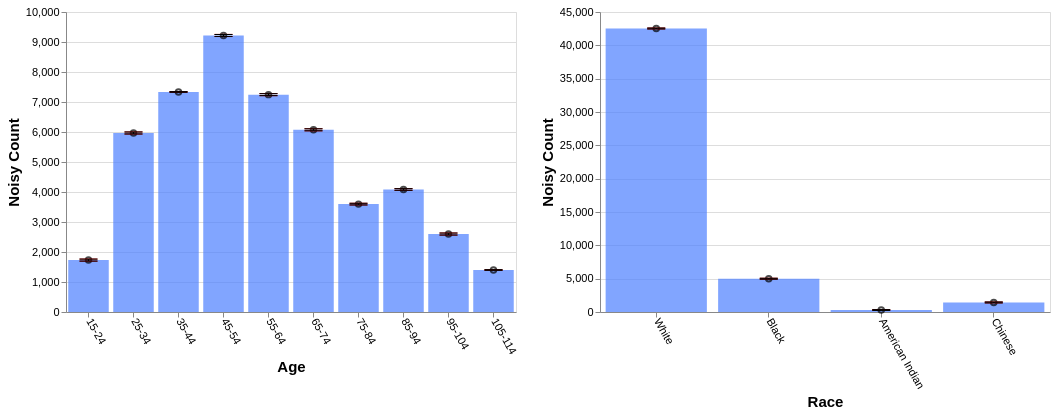

Vega-Lite specification stored for this chart:
### Vega-Lite specification from a JSON file in a GitHub repository (floating-point values rounded to 4 significant figures)
{"config": {"view": {"continuousWidth": 400, "continuousHeight": 300}, "axis": {"labelFontSize": 11, "titleFontSize": 15}, "axisBottom": {"labelAngle": 60}}, "hconcat": [{"layer": [{"mark": "bar", "encoding": {"color": {"value": "transparent"}, "tooltip": [{"aggregate": "sum", "field": "noisy_count", "title": "noisy count", "type": "quantitative"}, {"aggregate": "sum", "field": "noisy_count_prev", "title": "prev count", "type": "quantitative"}, {"aggregate": "sum", "field": "error", "title": "current error", "type": "quantitative"}, {"aggregate": "sum", "field": "error_prev", "title": "prev error", "type": "quantitative"}], "x": {"field": "age", "sort": null, "title": "Age", "type": "ordinal"}}, "height": 300, "selection": {"selector701": {"type": "interval", "encodings": ["x"]}}, "transform": [{"filter": {"selection": "selector702"}}], "width": 450}, {"mark": {"type": "bar", "color": "gray", "opacity": 0}, "encoding": {"x": {"field": "age", "sort": null, "title": "Age", "type": "ordinal"}, "y": {"aggregate": "sum", "field": "noisy_count_prev", "type": "quantitative"}}, "transform": [{"filter": {"selection": "selector702"}}]}, {"mark": {"type": "bar", "color": "#4C7FFF", "opacity": 0.7}, "encoding": {"x": {"field": "age", "sort": null, "title": "Age", "type": "ordinal"}, "y": {"aggregate": "sum", "field": "noisy_count", "type": "quantitative"}}, "transform": [{"filter": {"selection": "selector702"}}]}, {"mark": {"type": "point", "color": "black", "opacity": 0.7}, "encoding": {"x": {"field": "age", "sort": null, "title": "Age", "type": "ordinal"}, "y": {"aggregate": "sum", "field": "noisy_count", "title": "Noisy Count", "type": "quantitative"}}, "transform": [{"filter": {"selection": "selector702"}}]}, {"mark": {"type": "rule", "color": "#B6B6B6", "size": 2, "strokeDash": [3, 3]}, "encoding": {"x": {"field": "age", "sort": null, "title": "Age", "type": "ordinal"}, "y": {"aggregate": "sum", "field": "plus_error_prev_age", "title": "", "type": "quantitative"}, "y2": {"aggregate": "sum", "field": "minus_error_prev_age", "title": ""}}, "transform": [{"filter": {"selection": "selector702"}}]}, {"mark": {"type": "tick", "color": "#B90000", "size": 0, "strokeDash": [1, 1]}, "encoding": {"x": {"field": "age", "sort": null, "title": "Age", "type": "ordinal"}, "y": {"aggregate": "sum", "field": "plus_error_prev_age", "type": "quantitative"}}, "transform": [{"filter": {"selection": "selector702"}}]}, {"mark": {"type": "tick", "color": "#B90000", "size": 0, "strokeDash": [3, 1]}, "encoding": {"x": {"field": "age", "sort": null, "title": "Age", "type": "ordinal"}, "y": {"aggregate": "sum", "field": "minus_error_prev_age", "type": "quantitative"}}, "transform": [{"filter": {"selection": "selector702"}}]}, {"mark": {"type": "rule", "color": "black", "size": 2}, "encoding": {"x": {"field": "age", "sort": null, "title": "Age", "type": "ordinal"}, "y": {"aggregate": "sum", "field": "plus_error", "title": "", "type": "quantitative"}, "y2": {"aggregate": "sum", "field": "minus_error", "title": ""}}, "transform": [{"filter": {"selection": "selector702"}}]}, {"mark": {"type": "tick", "color": "black", "width": 0}, "encoding": {"x": {"field": "age", "sort": null, "title": "Age", "type": "ordinal"}, "y": {"aggregate": "sum", "field": "plus_error", "type": "quantitative"}}, "transform": [{"filter": {"selection": "selector702"}}]}, {"mark": {"type": "tick", "color": "black", "width": 0}, "encoding": {"x": {"field": "age", "sort": null, "title": "Age", "type": "ordinal"}, "y": {"aggregate": "sum", "field": "minus_error", "type": "quantitative"}}, "transform": [{"filter": {"selection": "selector702"}}]}]}, {"layer": [{"mark": "bar", "encoding": {"color": {"value": "transparent"}, "tooltip": [{"aggregate": "sum", "field": "noisy_count", "title": "noisy count", "type": "quantitative"}, {"aggregate": "sum", "field": "noisy_count_prev", "title": "prev count", "type": "quantitative"}, {"aggregate": "sum", "field": "error", "title": "current error", "type": "quantitative"}, {"aggregate": "sum", "field": "error_prev", "title": "prev error", "type": "quantitative"}], "x": {"field": "race", "sort": null, "title": "Race", "type": "ordinal"}}, "height": 300, "selection": {"selector702": {"type": "interval", "encodings": ["x"]}}, "transform": [{"filter": {"selection": "selector701"}}], "width": 450}, {"mark": {"type": "bar", "color": "gray", "opacity": 0}, "encoding": {"x": {"field": "race", "sort": null, "title": "Race", "type": "ordinal"}, "y": {"aggregate": "sum", "field": "noisy_count_prev", "type": "quantitative"}}, "transform": [{"filter": {"selection": "selector701"}}]}, {"mark": {"type": "bar", "color": "#4C7FFF", "opacity": 0.7}, "encoding": {"x": {"field": "race", "sort": null, "title": "Race", "type": "ordinal"}, "y": {"aggregate": "sum", "field": "noisy_count", "type": "quantitative"}}, "transform": [{"filter": {"selection": "selector701"}}]}, {"mark": {"type": "point", "color": "black", "opacity": 0.7}, "encoding": {"x": {"field": "race", "sort": null, "title": "Race", "type": "ordinal"}, "y": {"aggregate": "sum", "field": "noisy_count", "title": "Noisy Count", "type": "quantitative"}}, "transform": [{"filter": {"selection": "selector701"}}]}, {"mark": {"type": "rule", "color": "#B6B6B6", "size": 2, "strokeDash": [3, 3]}, "encoding": {"x": {"field": "race", "sort": null, "title": "Race", "type": "ordinal"}, "y": {"aggregate": "sum", "field": "plus_error_prev_race", "title": "", "type": "quantitative"}, "y2": {"aggregate": "sum", "field": "minus_error_prev_race", "title": ""}}, "transform": [{"filter": {"selection": "selector701"}}]}, {"mark": {"type": "tick", "color": "#B90000", "size": 0, "strokeDash": [1, 1]}, "encoding": {"x": {"field": "race", "sort": null, "title": "Race", "type": "ordinal"}, "y": {"aggregate": "sum", "field": "plus_error_prev_race", "type": "quantitative"}}, "transform": [{"filter": {"selection": "selector701"}}]}, {"mark": {"type": "tick", "color": "#B90000", "size": 0, "strokeDash": [3, 1]}, "encoding": {"x": {"field": "race", "sort": null, "title": "Race", "type": "ordinal"}, "y": {"aggregate": "sum", "field": "minus_error_prev_race", "type": "quantitative"}}, "transform": [{"filter": {"selection": "selector701"}}]}, {"mark": {"type": "rule", "color": "black", "size": 2}, "encoding": {"x": {"field": "race", "sort": null, "title": "Race", "type": "ordinal"}, "y": {"aggregate": "sum", "field": "plus_error", "title": "", "type": "quantitative"}, "y2": {"aggregate": "sum", "field": "minus_error", "title": ""}}, "transform": [{"filter": {"selection": "selector701"}}]}, {"mark": {"type": "tick", "color": "black", "width": 0}, "encoding": {"x": {"field": "race", "sort": null, "title": "Race", "type": "ordinal"}, "y": {"aggregate": "sum", "field": "plus_error", "type": "quantitative"}}, "transform": [{"filter": {"selection": "selector701"}}]}, {"mark": {"type": "tick", "color": "black", "width": 0}, "encoding": {"x": {"field": "race", "sort": null, "title": "Race", "type": "ordinal"}, "y": {"aggregate": "sum", "field": "minus_error", "type": "quantitative"}}, "transform": [{"filter": {"selection": "selector701"}}]}]}], "data": {"name": "data-3ba218e80484ebbc07c3c723e43ddd98"}, "$schema": "https://vega.github.io/schema/vega-lite/v4.17.0.json", "datasets": {"data-3ba218e80484ebbc07c3c723e43ddd98": [{"age": "15-24", "race": "White", "noisy_count": 1318.0, "true_count": 1271.0, "plus_error": 1326.0, "minus_error": 1310.0, "error": 8.1, "noisy_count_prev": 1317.0, "true_count_prev": 1271.0, "plus_error_prev": 1326.0, "minus_error_prev": 1308.0, "error_prev": 8.9, "plus_error_prev_age": 1327.0, "minus_error_prev_age": 1309.0, "plus_error_prev_race": 1326.0, "minus_error_prev_race": 1308.0}, {"age": "15-24", "race": "Black", "noisy_count": 128.8, "true_count": 192.0, "plus_error": 136.9, "minus_error": 120.7, "error": 8.1, "noisy_count_prev": 128.5, "true_count_prev": 192.0, "plus_error_prev": 137.4, "minus_error_prev": 119.6, "error_prev": 8.9, "plus_error_prev_age": 138.2, "minus_error_prev_age": 120.4, "plus_error_prev_race": 137.5, "minus_error_prev_race": 119.7}, {"age": "15-24", "race": "American Indian", "noisy_count": 106.8, "true_count": 31.0, "plus_error": 114.9, "minus_error": 98.6, "error": 8.1, "noisy_count_prev": 105.4, "true_count_prev": 31.0, "plus_error_prev": 114.4, "minus_error_prev": 96.5, "error_prev": 8.9, "plus_error_prev_age": 115.2, "minus_error_prev_age": 97.33, "plus_error_prev_race": 113.7, "minus_error_prev_race": 95.78}, {"age": "15-24", "race": "Chinese", "noisy_count": 176.8, "true_count": 62.0, "plus_error": 184.9, "minus_error": 168.6, "error": 8.1, "noisy_count_prev": 176.1, "true_count_prev": 62.0, "plus_error_prev": 185.1, "minus_error_prev": 167.2, "error_prev": 8.9, "plus_error_prev_age": 185.9, "minus_error_prev_age": 168.0, "plus_error_prev_race": 185.1, "minus_error_prev_race": 167.2}, {"age": "25-34", "race": "White", "noisy_count": 5024.0, "true_count": 5110.0, "plus_error": 5032.0, "minus_error": 5016.0, "error": 8.1, "noisy_count_prev": 5024.0, "true_count_prev": 5110.0, "plus_error_prev": 5033.0, "minus_error_prev": 5015.0, "error_prev": 8.9, "plus_error_prev_age": 5032.0, "minus_error_prev_age": 5015.0, "plus_error_prev_race": 5033.0, "minus_error_prev_race": 5015.0}, {"age": "25-34", "race": "Black", "noisy_count": 696.7, "true_count": 700.0, "plus_error": 704.9, "minus_error": 688.6, "error": 8.1, "noisy_count_prev": 697.2, "true_count_prev": 700.0, "plus_error_prev": 706.2, "minus_error_prev": 688.3, "error_prev": 8.9, "plus_error_prev_age": 705.7, "minus_error_prev_age": 687.8, "plus_error_prev_race": 706.3, "minus_error_prev_race": 688.4}, {"age": "25-34", "race": "American Indian", "noisy_count": 16.5, "true_count": 83.0, "plus_error": 24.7, "minus_error": 8.4, "error": 8.1, "noisy_count_prev": 19.5, "true_count_prev": 83.0, "plus_error_prev": 28.4, "minus_error_prev": 10.6, "error_prev": 8.9, "plus_error_prev_age": 27.88, "minus_error_prev_age": 10.08, "plus_error_prev_race": 27.68, "minus_error_prev_race": 9.88}, {"age": "25-34", "race": "Chinese", "noisy_count": 230.4, "true_count": 244.0, "plus_error": 238.5, "minus_error": 222.3, "error": 8.1, "noisy_count_prev": 228.7, "true_count_prev": 244.0, "plus_error_prev": 237.6, "minus_error_prev": 219.7, "error_prev": 8.9, "plus_error_prev_age": 237.1, "minus_error_prev_age": 219.2, "plus_error_prev_race": 237.6, "minus_error_prev_race": 219.7}, {"age": "35-44", "race": "White", "noisy_count": 6213.0, "true_count": 6181.0, "plus_error": 6216.0, "minus_error": 6210.0, "error": 2.8, "noisy_count_prev": 6212.0, "true_count_prev": 6181.0, "plus_error_prev": 6215.0, "minus_error_prev": 6209.0, "error_prev": 3.1, "plus_error_prev_age": 6215.0, "minus_error_prev_age": 6209.0, "plus_error_prev_race": 6215.0, "minus_error_prev_race": 6209.0}, {"age": "35-44", "race": "Black", "noisy_count": 822.6, "true_count": 793.0, "plus_error": 825.3, "minus_error": 819.8, "error": 2.8, "noisy_count_prev": 822.8, "true_count_prev": 793.0, "plus_error_prev": 825.8, "minus_error_prev": 819.7, "error_prev": 3.1, "plus_error_prev_age": 825.8, "minus_error_prev_age": 819.7, "plus_error_prev_race": 825.9, "minus_error_prev_race": 819.8}, {"age": "35-44", "race": "American Indian", "noisy_count": 49.1, "true_count": 93.0, "plus_error": 51.8, "minus_error": 46.3, "error": 2.8, "noisy_count_prev": 49.4, "true_count_prev": 93.0, "plus_error_prev": 52.5, "minus_error_prev": 46.4, "error_prev": 3.1, "plus_error_prev_age": 52.52, "minus_error_prev_age": 46.42, "plus_error_prev_race": 51.78, "minus_error_prev_race": 45.68}, {"age": "35-44", "race": "Chinese", "noisy_count": 250.8, "true_count": 265.0, "plus_error": 253.5, "minus_error": 248.0, "error": 2.8, "noisy_count_prev": 250.8, "true_count_prev": 265.0, "plus_error_prev": 253.8, "minus_error_prev": 247.7, "error_prev": 3.1, "plus_error_prev_age": 253.8, "minus_error_prev_age": 247.7, "plus_error_prev_race": 253.8, "minus_error_prev_race": 247.7}, {"age": "45-54", "race": "White", "noisy_count": 7990.0, "true_count": 7988.0, "plus_error": 7998.0, "minus_error": 7982.0, "error": 8.1, "noisy_count_prev": 7990.0, "true_count_prev": 7988.0, "plus_error_prev": 7999.0, "minus_error_prev": 7981.0, "error_prev": 8.9, "plus_error_prev_age": 7998.0, "minus_error_prev_age": 7980.0, "plus_error_prev_race": 8000.0, "minus_error_prev_race": 7982.0}, {"age": "45-54", "race": "Black", "noisy_count": 867.1, "true_count": 967.0, "plus_error": 875.3, "minus_error": 859.0, "error": 8.1, "noisy_count_prev": 868.1, "true_count_prev": 967.0, "plus_error_prev": 877.0, "minus_error_prev": 859.1, "error_prev": 8.9, "plus_error_prev_age": 876.2, "minus_error_prev_age": 858.3, "plus_error_prev_race": 877.1, "minus_error_prev_race": 859.2}, {"age": "45-54", "race": "American Indian", "noisy_count": 99.3, "true_count": 112.0, "plus_error": 107.4, "minus_error": 91.2, "error": 8.1, "noisy_count_prev": 100.0, "true_count_prev": 112.0, "plus_error_prev": 109.0, "minus_error_prev": 91.1, "error_prev": 8.9, "plus_error_prev_age": 108.2, "minus_error_prev_age": 90.25, "plus_error_prev_race": 108.3, "minus_error_prev_race": 90.38}, {"age": "45-54", "race": "Chinese", "noisy_count": 261.5, "true_count": 266.0, "plus_error": 269.7, "minus_error": 253.4, "error": 8.1, "noisy_count_prev": 262.8, "true_count_prev": 266.0, "plus_error_prev": 271.8, "minus_error_prev": 253.9, "error_prev": 8.9, "plus_error_prev_age": 271.0, "minus_error_prev_age": 253.1, "plus_error_prev_race": 271.8, "minus_error_prev_race": 253.9}, {"age": "55-64", "race": "White", "noisy_count": 6332.0, "true_count": 6252.0, "plus_error": 6340.0, "minus_error": 6324.0, "error": 8.1, "noisy_count_prev": 6330.0, "true_count_prev": 6252.0, "plus_error_prev": 6339.0, "minus_error_prev": 6321.0, "error_prev": 8.9, "plus_error_prev_age": 6339.0, "minus_error_prev_age": 6321.0, "plus_error_prev_race": 6339.0, "minus_error_prev_race": 6321.0}, {"age": "55-64", "race": "Black", "noisy_count": 710.3, "true_count": 744.0, "plus_error": 718.4, "minus_error": 702.2, "error": 8.1, "noisy_count_prev": 708.8, "true_count_prev": 744.0, "plus_error_prev": 717.8, "minus_error_prev": 699.9, "error_prev": 8.9, "plus_error_prev_age": 718.2, "minus_error_prev_age": 700.3, "plus_error_prev_race": 717.9, "minus_error_prev_race": 700.0}, {"age": "55-64", "race": "American Indian", "noisy_count": 44.2, "true_count": 90.0, "plus_error": 52.3, "minus_error": 36.1, "error": 8.1, "noisy_count_prev": 45.0, "true_count_prev": 90.0, "plus_error_prev": 54.0, "minus_error_prev": 36.1, "error_prev": 8.9, "plus_error_prev_age": 54.38, "minus_error_prev_age": 36.48, "plus_error_prev_race": 53.28, "minus_error_prev_race": 35.38}, {"age": "55-64", "race": "Chinese", "noisy_count": 159.2, "true_count": 233.0, "plus_error": 167.3, "minus_error": 151.1, "error": 8.1, "noisy_count_prev": 160.5, "true_count_prev": 233.0, "plus_error_prev": 169.5, "minus_error_prev": 151.6, "error_prev": 8.9, "plus_error_prev_age": 169.9, "minus_error_prev_age": 152.0, "plus_error_prev_race": 169.5, "minus_error_prev_race": 151.6}, {"age": "65-74", "race": "White", "noisy_count": 5127.0, "true_count": 5121.0, "plus_error": 5135.0, "minus_error": 5119.0, "error": 8.1, "noisy_count_prev": 5126.0, "true_count_prev": 5121.0, "plus_error_prev": 5135.0, "minus_error_prev": 5118.0, "error_prev": 8.9, "plus_error_prev_age": 5136.0, "minus_error_prev_age": 5118.0, "plus_error_prev_race": 5136.0, "minus_error_prev_race": 5118.0}, {"age": "65-74", "race": "Black", "noisy_count": 626.7, "true_count": 525.0, "plus_error": 634.8, "minus_error": 618.6, "error": 8.1, "noisy_count_prev": 626.5, "true_count_prev": 525.0, "plus_error_prev": 635.4, "minus_error_prev": 617.5, "error_prev": 8.9, "plus_error_prev_age": 635.6, "minus_error_prev_age": 617.8, "plus_error_prev_race": 635.5, "minus_error_prev_race": 617.6}, {"age": "65-74", "race": "American Indian", "noisy_count": 89.2, "true_count": 68.0, "plus_error": 97.4, "minus_error": 81.1, "error": 8.1, "noisy_count_prev": 89.8, "true_count_prev": 68.0, "plus_error_prev": 98.7, "minus_error_prev": 80.9, "error_prev": 8.9, "plus_error_prev_age": 98.95, "minus_error_prev_age": 81.15, "plus_error_prev_race": 97.98, "minus_error_prev_race": 80.18}, {"age": "65-74", "race": "Chinese", "noisy_count": 231.0, "true_count": 153.0, "plus_error": 239.1, "minus_error": 222.8, "error": 8.1, "noisy_count_prev": 230.1, "true_count_prev": 153.0, "plus_error_prev": 239.0, "minus_error_prev": 221.1, "error_prev": 8.9, "plus_error_prev_age": 239.2, "minus_error_prev_age": 221.3, "plus_error_prev_race": 239.0, "minus_error_prev_race": 221.1}, {"age": "75-84", "race": "White", "noisy_count": 3360.0, "true_count": 3396.0, "plus_error": 3367.0, "minus_error": 3354.0, "error": 6.8, "noisy_count_prev": 3361.0, "true_count_prev": 3396.0, "plus_error_prev": 3368.0, "minus_error_prev": 3354.0, "error_prev": 7.4, "plus_error_prev_age": 3367.0, "minus_error_prev_age": 3352.0, "plus_error_prev_race": 3369.0, "minus_error_prev_race": 3354.0}, {"age": "75-84", "race": "Black", "noisy_count": 326.7, "true_count": 387.0, "plus_error": 333.5, "minus_error": 319.9, "error": 6.8, "noisy_count_prev": 327.5, "true_count_prev": 387.0, "plus_error_prev": 334.8, "minus_error_prev": 320.1, "error_prev": 7.4, "plus_error_prev_age": 333.4, "minus_error_prev_age": 318.7, "plus_error_prev_race": 334.9, "minus_error_prev_race": 320.2}, {"age": "75-84", "race": "American Indian", "noisy_count": -106.7, "true_count": 33.0, "plus_error": -99.8, "minus_error": -113.5, "error": 6.8, "noisy_count_prev": -103.2, "true_count_prev": 33.0, "plus_error_prev": -95.8, "minus_error_prev": -110.5, "error_prev": 7.4, "plus_error_prev_age": -97.2, "minus_error_prev_age": -111.9, "plus_error_prev_race": -96.52, "minus_error_prev_race": -111.2}, {"age": "75-84", "race": "Chinese", "noisy_count": 15.8, "true_count": 93.0, "plus_error": 22.6, "minus_error": 9.0, "error": 6.8, "noisy_count_prev": 16.5, "true_count_prev": 93.0, "plus_error_prev": 23.9, "minus_error_prev": 9.1, "error_prev": 7.4, "plus_error_prev_age": 22.5, "minus_error_prev_age": 7.7, "plus_error_prev_race": 23.92, "minus_error_prev_race": 9.12}, {"age": "85-94", "race": "White", "noisy_count": 3619.0, "true_count": 3579.0, "plus_error": 3626.0, "minus_error": 3612.0, "error": 6.8, "noisy_count_prev": 3618.0, "true_count_prev": 3579.0, "plus_error_prev": 3626.0, "minus_error_prev": 3611.0, "error_prev": 7.4, "plus_error_prev_age": 3626.0, "minus_error_prev_age": 3612.0, "plus_error_prev_race": 3626.0, "minus_error_prev_race": 3611.0}, {"age": "85-94", "race": "Black", "noisy_count": 349.0, "true_count": 351.0, "plus_error": 355.8, "minus_error": 342.2, "error": 6.8, "noisy_count_prev": 349.0, "true_count_prev": 351.0, "plus_error_prev": 356.4, "minus_error_prev": 341.6, "error_prev": 7.4, "plus_error_prev_age": 357.0, "minus_error_prev_age": 342.2, "plus_error_prev_race": 356.5, "minus_error_prev_race": 341.7}, {"age": "85-94", "race": "American Indian", "noisy_count": 55.0, "true_count": 33.0, "plus_error": 61.8, "minus_error": 48.2, "error": 6.8, "noisy_count_prev": 53.9, "true_count_prev": 33.0, "plus_error_prev": 61.2, "minus_error_prev": 46.5, "error_prev": 7.4, "plus_error_prev_age": 61.85, "minus_error_prev_age": 47.15, "plus_error_prev_race": 60.48, "minus_error_prev_race": 45.78}, {"age": "85-94", "race": "Chinese", "noisy_count": 61.1, "true_count": 74.0, "plus_error": 67.9, "minus_error": 54.3, "error": 6.8, "noisy_count_prev": 60.4, "true_count_prev": 74.0, "plus_error_prev": 67.7, "minus_error_prev": 53.0, "error_prev": 7.4, "plus_error_prev_age": 68.35, "minus_error_prev_age": 53.65, "plus_error_prev_race": 67.72, "minus_error_prev_race": 53.02}, {"age": "95-104", "race": "White", "noisy_count": 2283.0, "true_count": 2336.0, "plus_error": 2291.0, "minus_error": 2275.0, "error": 8.1, "noisy_count_prev": 2284.0, "true_count_prev": 2336.0, "plus_error_prev": 2293.0, "minus_error_prev": 2275.0, "error_prev": 8.9, "plus_error_prev_age": 2293.0, "minus_error_prev_age": 2275.0, "plus_error_prev_race": 2293.0, "minus_error_prev_race": 2275.0}, {"age": "95-104", "race": "Black", "noisy_count": 348.2, "true_count": 160.0, "plus_error": 356.3, "minus_error": 340.1, "error": 8.1, "noisy_count_prev": 346.2, "true_count_prev": 160.0, "plus_error_prev": 355.1, "minus_error_prev": 337.2, "error_prev": 8.9, "plus_error_prev_age": 355.0, "minus_error_prev_age": 337.1, "plus_error_prev_race": 355.2, "minus_error_prev_race": 337.3}, {"age": "95-104", "race": "American Indian", "noisy_count": -94.7, "true_count": 14.0, "plus_error": -86.6, "minus_error": -102.9, "error": 8.1, "noisy_count_prev": -93.3, "true_count_prev": 14.0, "plus_error_prev": -84.3, "minus_error_prev": -102.2, "error_prev": 8.9, "plus_error_prev_age": -84.4, "minus_error_prev_age": -102.3, "plus_error_prev_race": -85.02, "minus_error_prev_race": -102.9}, {"age": "95-104", "race": "Chinese", "noisy_count": 62.3, "true_count": 35.0, "plus_error": 70.5, "minus_error": 54.2, "error": 8.1, "noisy_count_prev": 62.4, "true_count_prev": 35.0, "plus_error_prev": 71.3, "minus_error_prev": 53.4, "error_prev": 8.9, "plus_error_prev_age": 71.2, "minus_error_prev_age": 53.3, "plus_error_prev_race": 71.32, "minus_error_prev_race": 53.42}, {"age": "105-114", "race": "White", "noisy_count": 1261.0, "true_count": 1270.0, "plus_error": 1264.0, "minus_error": 1259.0, "error": 2.8, "noisy_count_prev": 1261.0, "true_count_prev": 1270.0, "plus_error_prev": 1264.0, "minus_error_prev": 1258.0, "error_prev": 3.1, "plus_error_prev_age": 1264.0, "minus_error_prev_age": 1258.0, "plus_error_prev_race": 1264.0, "minus_error_prev_race": 1258.0}, {"age": "105-114", "race": "Black", "noisy_count": 116.3, "true_count": 110.0, "plus_error": 119.1, "minus_error": 113.5, "error": 2.8, "noisy_count_prev": 116.7, "true_count_prev": 110.0, "plus_error_prev": 119.8, "minus_error_prev": 113.6, "error_prev": 3.1, "plus_error_prev_age": 119.8, "minus_error_prev_age": 113.6, "plus_error_prev_race": 119.9, "minus_error_prev_race": 113.7}, {"age": "105-114", "race": "American Indian", "noisy_count": 36.4, "true_count": 4.0, "plus_error": 39.2, "minus_error": 33.6, "error": 2.8, "noisy_count_prev": 35.8, "true_count_prev": 4.0, "plus_error_prev": 38.9, "minus_error_prev": 32.7, "error_prev": 3.1, "plus_error_prev_age": 38.93, "minus_error_prev_age": 32.73, "plus_error_prev_race": 38.18, "minus_error_prev_race": 31.98}, {"age": "105-114", "race": "Chinese", "noisy_count": -14.3, "true_count": 17.0, "plus_error": -11.5, "minus_error": -17.1, "error": 2.8, "noisy_count_prev": -13.9, "true_count_prev": 17.0, "plus_error_prev": -10.8, "minus_error_prev": -17.0, "error_prev": 3.1, "plus_error_prev_age": -10.77, "minus_error_prev_age": -16.97, "plus_error_prev_race": -10.78, "minus_error_prev_race": -16.98}]}}
